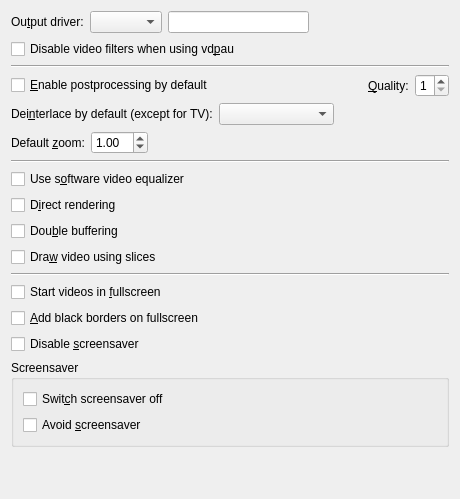
     <widget class="QWidget" name="tab_3" >
      <attribute name="title" >
       <string>&amp;Video</string>
      </attribute>
      <layout class="QVBoxLayout" >
       <item>
        <layout class="QHBoxLayout" >
         <item>
          <widget class="QLabel" name="vo_label" >
           <property name="text" >
            <string>Ou&amp;tput driver:</string>
           </property>
           <property name="wordWrap" >
            <bool>false</bool>
           </property>
           <property name="buddy" >
            <cstring>vo_combo</cstring>
           </property>
          </widget>
         </item>
         <item>
          <widget class="QComboBox" name="vo_combo" >
           <property name="sizePolicy" >
            <sizepolicy vsizetype="Fixed" hsizetype="Preferred" >
             <horstretch>0</horstretch>
             <verstretch>0</verstretch>
            </sizepolicy>
           </property>
           <property name="editable" >
            <bool>false</bool>
           </property>
          </widget>
         </item>
         <item>
          <widget class="QLineEdit" name="vo_user_defined_edit" />
         </item>
         <item>
          <spacer>
           <property name="orientation" >
            <enum>Qt::Horizontal</enum>
           </property>
           <property name="sizeHint" >
            <size>
             <width>81</width>
             <height>20</height>
            </size>
           </property>
          </spacer>
         </item>
        </layout>
       </item>
       <item>
        <widget class="QCheckBox" name="vdpau_filters_check" >
         <property name="text" >
          <string>Disable video filters when using vd&amp;pau</string>
         </property>
        </widget>
       </item>
       <item>
        <widget class="Line" name="line_5" >
         <property name="sizePolicy" >
          <sizepolicy vsizetype="Fixed" hsizetype="Expanding" >
           <horstretch>0</horstretch>
           <verstretch>0</verstretch>
          </sizepolicy>
         </property>
         <property name="orientation" >
          <enum>Qt::Horizontal</enum>
         </property>
        </widget>
       </item>
       <item>
        <layout class="QHBoxLayout" >
         <property name="spacing" >
          <number>6</number>
         </property>
         <property name="leftMargin" >
          <number>0</number>
         </property>
         <property name="topMargin" >
          <number>0</number>
         </property>
         <property name="rightMargin" >
          <number>0</number>
         </property>
         <property name="bottomMargin" >
          <number>0</number>
         </property>
         <item>
          <widget class="QCheckBox" name="postprocessing_check" >
           <property name="text" >
            <string>&amp;Enable postprocessing by default</string>
           </property>
          </widget>
         </item>
         <item>
          <spacer>
           <property name="orientation" >
            <enum>Qt::Horizontal</enum>
           </property>
           <property name="sizeHint" >
            <size>
             <width>20</width>
             <height>20</height>
            </size>
           </property>
          </spacer>
         </item>
         <item>
          <widget class="QLabel" name="textLabel1_5" >
           <property name="text" >
            <string>&amp;Quality:</string>
           </property>
           <property name="wordWrap" >
            <bool>false</bool>
           </property>
           <property name="buddy" >
            <cstring>autoq_spin</cstring>
           </property>
          </widget>
         </item>
         <item>
          <widget class="QSpinBox" name="autoq_spin" >
           <property name="minimum" >
            <number>1</number>
           </property>
           <property name="maximum" >
            <number>6</number>
           </property>
          </widget>
         </item>
        </layout>
       </item>
       <item>
        <layout class="QHBoxLayout" >
         <property name="spacing" >
          <number>6</number>
         </property>
         <property name="leftMargin" >
          <number>0</number>
         </property>
         <property name="topMargin" >
          <number>0</number>
         </property>
         <property name="rightMargin" >
          <number>0</number>
         </property>
         <property name="bottomMargin" >
          <number>0</number>
         </property>
         <item>
          <widget class="QLabel" name="label_7" >
           <property name="text" >
            <string>Dei&amp;nterlace by default (except for TV):</string>
           </property>
           <property name="buddy" >
            <cstring>deinterlace_combo</cstring>
           </property>
          </widget>
         </item>
         <item>
          <widget class="QComboBox" name="deinterlace_combo" >
           <property name="sizePolicy" >
            <sizepolicy vsizetype="Fixed" hsizetype="Expanding" >
             <horstretch>0</horstretch>
             <verstretch>0</verstretch>
            </sizepolicy>
           </property>
          </widget>
         </item>
         <item>
          <spacer>
           <property name="orientation" >
            <enum>Qt::Horizontal</enum>
           </property>
           <property name="sizeHint" >
            <size>
             <width>40</width>
             <height>20</height>
            </size>
           </property>
          </spacer>
         </item>
        </layout>
       </item>
       <item>
        <layout class="QHBoxLayout" >
         <item>
          <widget class="QLabel" name="label_8" >
           <property name="text" >
            <string>Default &amp;zoom:</string>
           </property>
           <property name="buddy" >
            <cstring>zoom_spin</cstring>
           </property>
          </widget>
         </item>
         <item>
          <widget class="QDoubleSpinBox" name="zoom_spin" >
           <property name="minimum" >
            <double>0.500000000000000</double>
           </property>
           <property name="maximum" >
            <double>10.000000000000000</double>
           </property>
           <property name="singleStep" >
            <double>0.100000000000000</double>
           </property>
           <property name="value" >
            <double>1.000000000000000</double>
           </property>
          </widget>
         </item>
         <item>
          <spacer>
           <property name="orientation" >
            <enum>Qt::Horizontal</enum>
           </property>
           <property name="sizeHint" >
            <size>
             <width>40</width>
             <height>20</height>
            </size>
           </property>
          </spacer>
         </item>
        </layout>
       </item>
       <item>
        <widget class="Line" name="line_4" >
         <property name="sizePolicy" >
          <sizepolicy vsizetype="Fixed" hsizetype="Expanding" >
           <horstretch>0</horstretch>
           <verstretch>0</verstretch>
          </sizepolicy>
         </property>
         <property name="orientation" >
          <enum>Qt::Horizontal</enum>
         </property>
        </widget>
       </item>
       <item>
        <widget class="QCheckBox" name="eq2_check" >
         <property name="text" >
          <string>Use s&amp;oftware video equalizer</string>
         </property>
        </widget>
       </item>
       <item>
        <widget class="QCheckBox" name="direct_rendering_check" >
         <property name="text" >
          <string>D&amp;irect rendering</string>
         </property>
        </widget>
       </item>
       <item>
        <widget class="QCheckBox" name="double_buffer_check" >
         <property name="text" >
          <string>Dou&amp;ble buffering</string>
         </property>
        </widget>
       </item>
       <item>
        <widget class="QCheckBox" name="use_slices_check" >
         <property name="text" >
          <string>Dra&amp;w video using slices</string>
         </property>
        </widget>
       </item>
       <item>
        <widget class="Line" name="line_3" >
         <property name="sizePolicy" >
          <sizepolicy vsizetype="Fixed" hsizetype="Expanding" >
           <horstretch>0</horstretch>
           <verstretch>0</verstretch>
          </sizepolicy>
         </property>
         <property name="orientation" >
          <enum>Qt::Horizontal</enum>
         </property>
        </widget>
       </item>
       <item>
        <widget class="QCheckBox" name="start_fullscreen_check" >
         <property name="text" >
          <string>Start videos in &amp;fullscreen</string>
         </property>
        </widget>
       </item>
       <item>
        <widget class="QCheckBox" name="blackborders_on_fs_check" >
         <property name="text" >
          <string>&amp;Add black borders on fullscreen</string>
         </property>
        </widget>
       </item>
       <item>
        <widget class="QCheckBox" name="screensaver_check" >
         <property name="text" >
          <string>Disable &amp;screensaver</string>
         </property>
        </widget>
       </item>
       <item>
        <widget class="QGroupBox" name="screensaver_group" >
         <property name="title" >
          <string>Screensaver</string>
         </property>
         <layout class="QVBoxLayout" >
          <item>
           <widget class="QCheckBox" name="turn_screensaver_off_check" >
            <property name="text" >
             <string>Swit&amp;ch screensaver off</string>
            </property>
           </widget>
          </item>
          <item>
           <widget class="QCheckBox" name="avoid_screensaver_check" >
            <property name="text" >
             <string>Avoid &amp;screensaver</string>
            </property>
           </widget>
          </item>
         </layout>
        </widget>
       </item>
       <item>
        <spacer>
         <property name="orientation" >
          <enum>Qt::Vertical</enum>
         </property>
         <property name="sizeHint" >
          <size>
           <width>438</width>
           <height>41</height>
          </size>
         </property>
        </spacer>
       </item>
      </layout>
     </widget>
